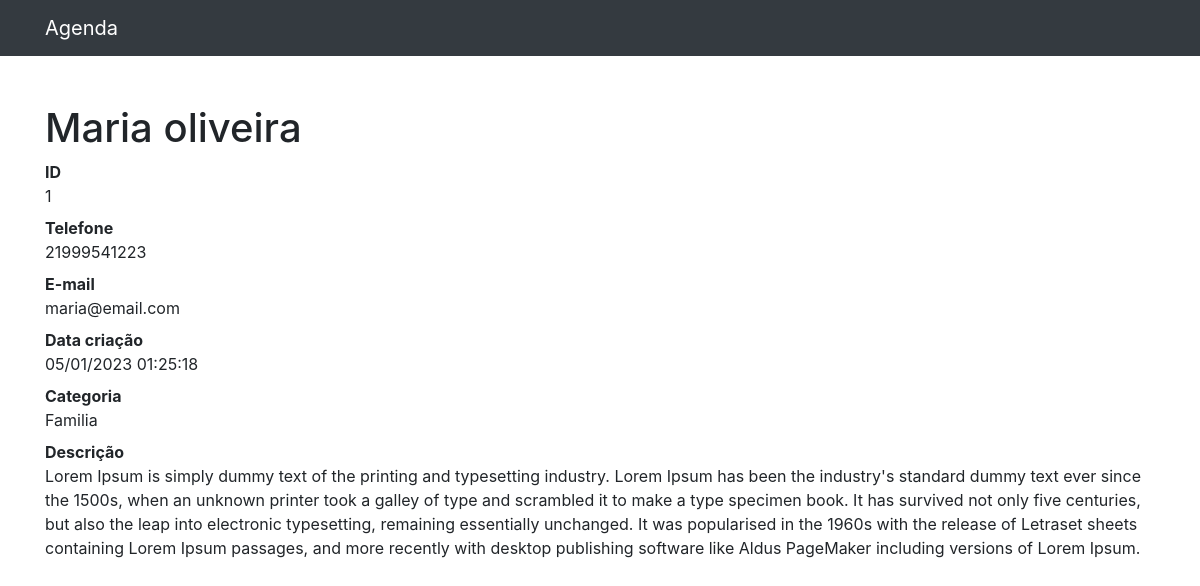
/1, run on an earlier commit of the app's database.
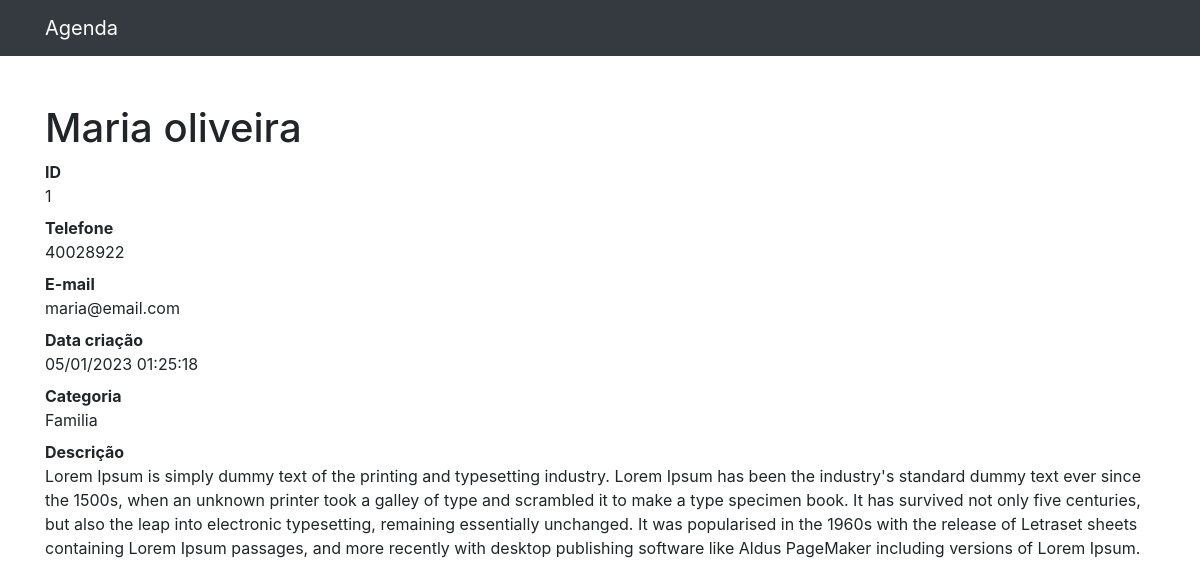
And on a later commit of the database.
### contatos/models.py (models this page shows, shortened)
class Contato(models.Model):
    nome = models.CharField(max_length=255)
    sobrenome = models.CharField(max_length=255, blank=True)
    telefone = models.CharField(max_length=255)
    email = models.CharField(max_length=255, blank=True)
    data_criacao = models.DateTimeField(default=timezone.now)
    descricao = models.TextField(blank=True)
    categoria = models.ForeignKey(Categoria, on_delete=models.DO_NOTHING)
    mostrar = models.BooleanField(default=True)

class Categoria(models.Model):
    nome = models.CharField(max_length=255)
    def __str__(self):
        return self.nome

### contatos/views.py (the view)
# urls.py: path('<int:contato_id>', views.ver_contato, name='ver_contato'),
def ver_contato(request, contato_id):
    contato = get_object_or_404(Contato, id=contato_id) # pega o objeto ou levanta um 404
    return render(request, 'contatos/ver_contato.html', {
        'contato': contato
    })

### contatos/templates/contatos/ver_contato.html (shortened to what this page needs)
{% extends 'base.html' %}
{% block conteudo %}
<h1 class="mt-5">{{ contato.nome }} {{ contato.sobrenome }}</h1>
<dl>
  <dt>ID</dt>
  <dd>{{ contato.id }}</dd>
  <dt>Telefone</dt>
  <dd>{{ contato.telefone }}</dd>
  <dt>E-mail</dt>
  <dd>{{ contato.email }}</dd>
  <dt>Data criação</dt>
  <dd>{{ contato.data_criacao | date:'d/m/Y H:i:s' }}</dd>
  <dt>Categoria</dt>
  <dd>{{ contato.categoria }}</dd>
  <dt>Descrição</dt>
  <dd>
    {{ contato.descricao }}
  </dd>
</dl>
{% endblock  %}

What changed in the data, as far as the page shows it:
changed Contato "Maria": telefone "21999541223" → "40028922"
